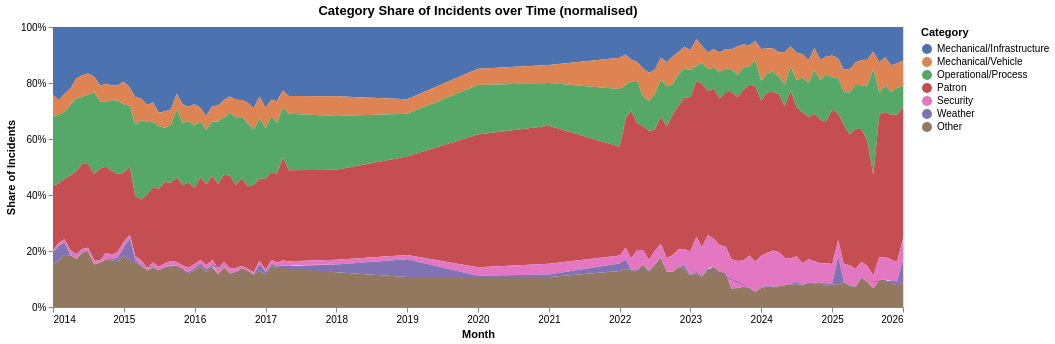

Notebook cell for this chart:
### Markdown cell above
## 4. Stacked Area — Composition over Time

Shows how the share of each category shifts across the full history.

### Code cell
alt.Chart(df).mark_area().encode(
    x=alt.X("date:T", title="Month"),
    y=alt.Y("delays:Q", stack="normalize", title="Share of Incidents"),
    color=alt.Color("category:N", title="Category", scale=color_scale),
    tooltip=[
        alt.Tooltip("date:T", title="Month", format="%b %Y"),
        "category",
        "delays",
    ],
).properties(
    title="Category Share of Incidents over Time (normalised)",
    width=850, height=280,
)

### Figure 1 — Vega-Lite specification as saved in the notebook (floating-point values rounded to 4 significant figures; data arrays with more than 128 entries replaced by an {"elided": "..."} marker saying what was removed)
{"config": {"view": {"continuousWidth": 300, "continuousHeight": 300}}, "data": {"name": "data-b46c1dbfac1a616e74730892e38baa82"}, "mark": {"type": "area"}, "encoding": {"color": {"field": "category", "scale": {"domain": ["Mechanical/Infrastructure", "Mechanical/Vehicle", "Operational/Process", "Patron", "Security", "Weather", "Other"], "range": ["#4C72B0", "#DD8452", "#55A868", "#C44E52", "#E377C2", "#8172B3", "#937860"]}, "title": "Category", "type": "nominal"}, "tooltip": [{"field": "date", "format": "%b %Y", "title": "Month", "type": "temporal"}, {"field": "category", "type": "nominal"}, {"field": "delays", "type": "quantitative"}], "x": {"field": "date", "title": "Month", "type": "temporal"}, "y": {"field": "delays", "stack": "normalize", "title": "Share of Incidents", "type": "quantitative"}}, "height": 280, "title": "Category Share of Incidents over Time (normalised)", "width": 850, "$schema": "https://vega.github.io/schema/vega-lite/v6.4.1.json", "datasets": {"data-b46c1dbfac1a616e74730892e38baa82": {"elided": "630 records"}}}
